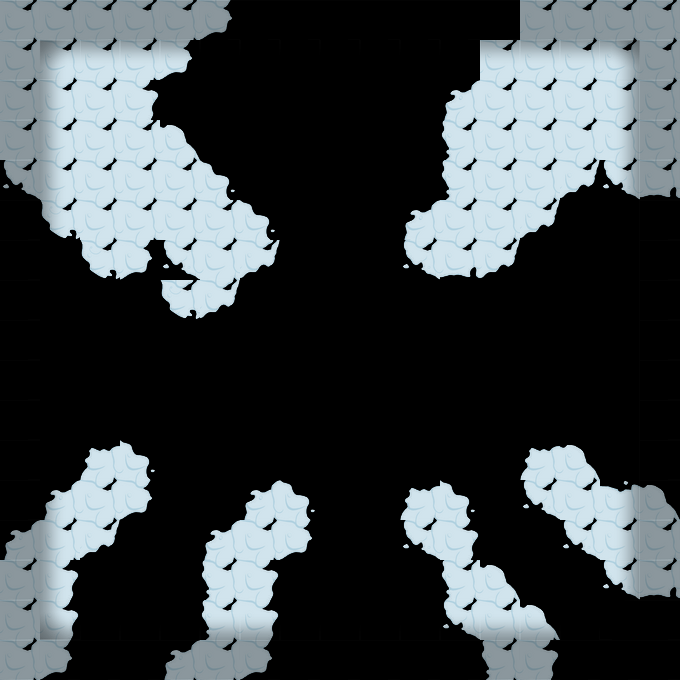

This is a level from a 2D game, rendered from its Tiled map with the project's own tilesets. A one-line summary and the map file follow, with tile-layer data summarised:
An orthogonal 17x17 tile map with 40x40 px tiles, 2 tile layers (块层 1, 块层 2).

<map version="1.0" orientation="orthogonal" width="17" height="17" tilewidth="40" tileheight="40">
 <tileset firstgid="1" name="bcmap_skin" tilewidth="40" tileheight="40">
  <image source="bcmap_skin.png" width="200" height="280" />
 </tileset>
 <layer name="块层 1" width="17" height="17">
  <data>[289 cells, 121 non-empty, 17 distinct tile ids]</data>
 </layer>
 <layer name="块层 2" width="17" height="17">
  <data>[289 cells, 120 non-empty, 9 distinct tile ids]</data>
 </layer>
</map>
